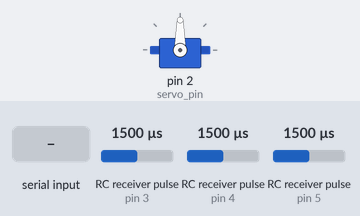
Simulated run of this sketch. Board: Arduino Uno, built with avr-gcc and run on an emulated ATmega328P. On the bench: servo. Wiring (inferred from the names in the program): 3 × RC receiver channel: data pin 3 / data pin 4 / data pin 5. The test bench sets the inputs (shaded band); at power-on: RC receiver pulse (sensors on pin 3, pin 4, pin 5) 1500 µs. What the sketch prints to the serial monitor is not drawn.

Above: at 1.2 s.
1.3 s: "ANGLE:\n" received over Serial
At 1.8 s:
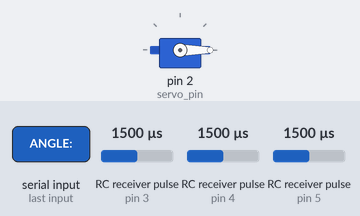
2.8 s: "ANGLE:90\n" received over Serial
At 3.7 s:
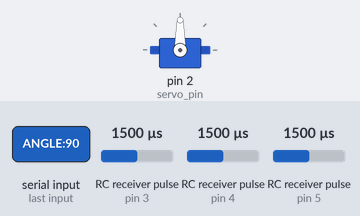
4.3 s: "ANGLE:,45\n" received over Serial
At 5.3 s:
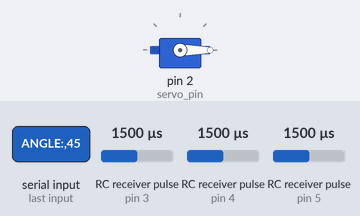
Timing chart, 0 to 7.3 s (numbered marks = the images above; inputs shaded):
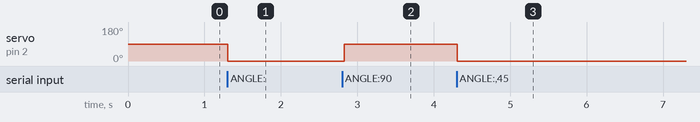

The sketch:

RC_Servo_Serial_0629_copy_20250730101738.ino
```cpp
#include <Servo.h>

// === PIN DEFINITIONS ===
// You can change these to any valid digital pin numbers as needed
const int ch1_pin = 3;     // CH1: Steering input from RC receiver (PWM signal)
const int ch2_pin = 4;     // CH2: Throttle input from RC receiver (PWM signal)
const int ch3_pin = 5;     // CH3: Mode switch or auxiliary input (PWM signal)
const int servo_pin = 2;   // Output PWM pin to control steering servo (can change to any PWM-capable pin: 3, 5, 6, 9, 10, 11 on UNO)

// === GLOBAL VARIABLES ===
Servo steering_servo;      // Servo object to control the steering
String input_line = "";    // Buffer for incoming serial data
int servo_angle = 90;      // Initial steering angle (neutral position)

void setup() {
  // Initialize serial communication (must match ROS 2 serial node baud rate)
  Serial.begin(57600);

  // Set RC input pins as INPUT
  pinMode(ch1_pin, INPUT);
  pinMode(ch2_pin, INPUT);
  pinMode(ch3_pin, INPUT);

  // Attach servo to the defined PWM pin and set initial position
  steering_servo.attach(servo_pin);
  steering_servo.write(servo_angle);
}

void loop() {
  // === READ RC INPUT FROM RECEIVER ===
  // Use pulseIn() to measure high pulse width (in microseconds)
  uint32_t rc1 = pulseIn(ch1_pin, HIGH, 25000);  // Read CH1 (Throttle)
  uint32_t rc2 = pulseIn(ch2_pin, HIGH, 25000);  // Read CH2 (Steering)
  uint32_t rc3 = pulseIn(ch3_pin, HIGH, 25000);  // Read CH3 (Mode)

  // If all pulse widths are valid, send them over serial
  if (rc1 > 900 && rc1 < 2100 &&
      rc2 > 900 && rc2 < 2100 &&
      rc3 > 900 && rc3 < 2100) {

    // Format: CH1:xxxx CH2:xxxx CH3:xxxx
    Serial.print("CH1:");
    Serial.print(rc1);
    Serial.print(" CH2:");
    Serial.print(rc2);
    Serial.print(" CH3:");
    Serial.println(rc3);
  }

  // === READ SERIAL COMMAND (e.g., "ANGLE:120\n") ===
  while (Serial.available()) {
    char c = Serial.read();
    if (c == '\n') {
      processCommand(input_line);
      input_line = "";  // Reset buffer
    } else {
      input_line += c;  // Accumulate input characters
    }
  }

  delay(20);  // Maintain ~50 Hz loop rate
}

// === PARSE AND EXECUTE COMMANDS RECEIVED VIA SERIAL ===
void processCommand(const String& line) {
  if (line.startsWith("ANGLE:")) {
    int angle = line.substring(6).toInt();  // Extract integer after "ANGLE:"
    if (angle >= 0 && angle <= 180) {
      servo_angle = angle;                  // Update global angle
      steering_servo.write(servo_angle);    // Command servo to new angle
    }
  }
}
```

Measured:
- after the input at 1.3 s, servo on pin 2 (servo_pin): 90° → 0° at once
- after the input at 2.8 s, servo on pin 2 (servo_pin): 0° → 90° at once
- after the input at 4.3 s, servo on pin 2 (servo_pin): 90° → 0° at once
